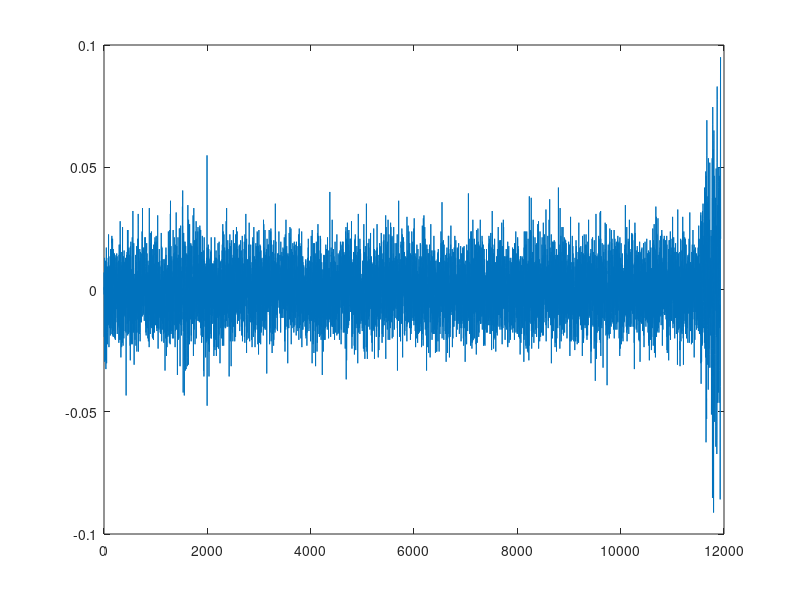
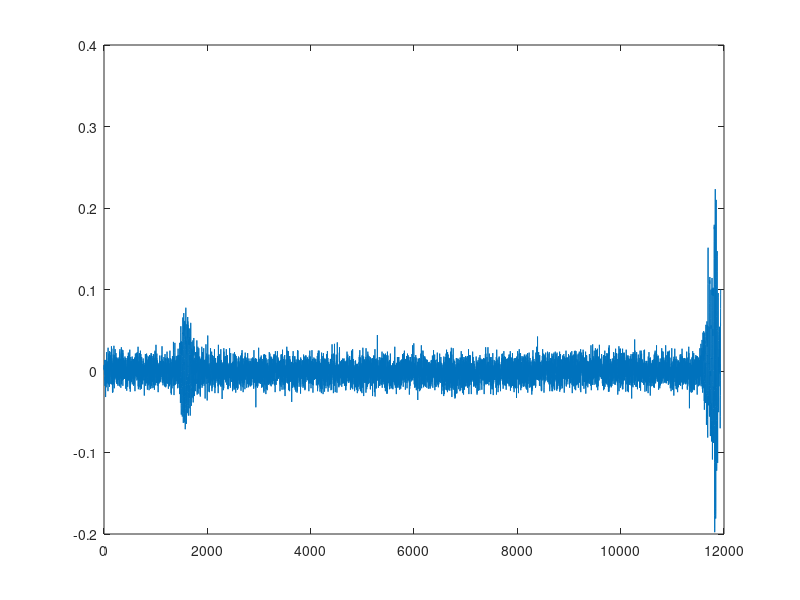
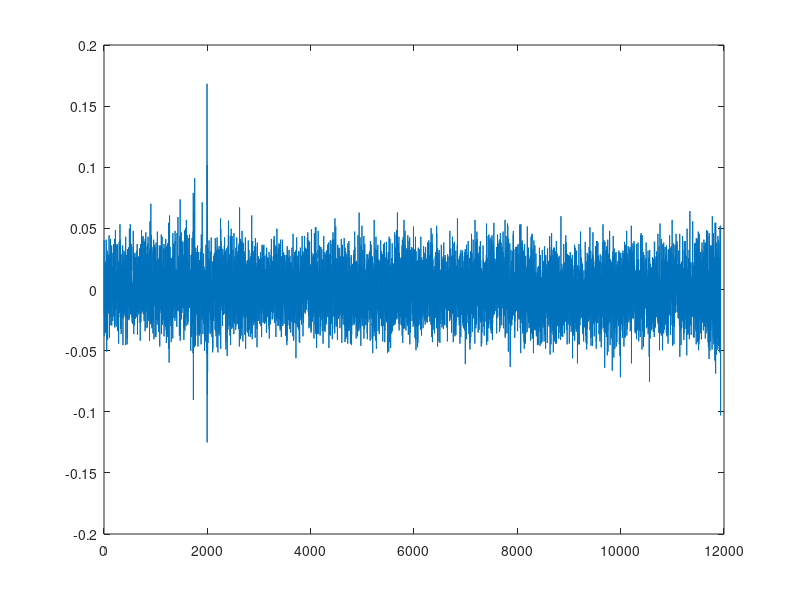
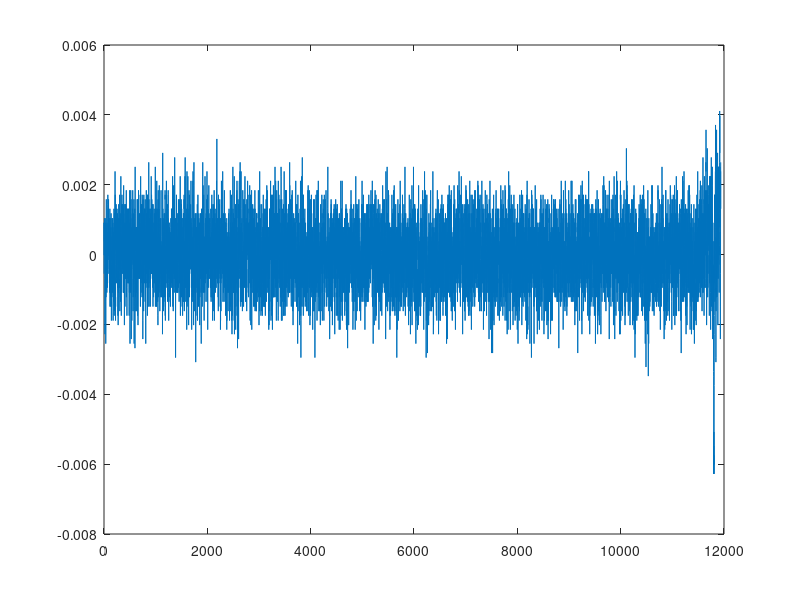

These figures' MATLAB source, in order:
clear;
%% [time, ax,ay,az,gx,gy,gz] = textread('state3.txt', '%n;%n;%n;%n;%n;%n;%n;');
[ax,ay,az,gx,gy,gz] = textread('state2.txt', '%n;%n;%n;%n;%n;%n;');
ax_avg = mean(ax);
ay_avg = mean(ay);
az_avg = mean(az) - 9.81;
gx_avg = mean(gx);
gy_avg = mean(gy);
gz_avg = mean(gz);

abias = [ax_avg, ay_avg, az_avg]
gbias = [gx_avg, gy_avg, gz_avg]

figure(1)
plot(ax - ax_avg)
figure(2)
plot(ay - ay_avg)
figure(3)
plot(az - 9.81 - az_avg)
figure(4)
plot(gx - gx_avg)
figure(5)
plot(gy - gx_avg)
figure(6)
plot(gz - gz_avg)